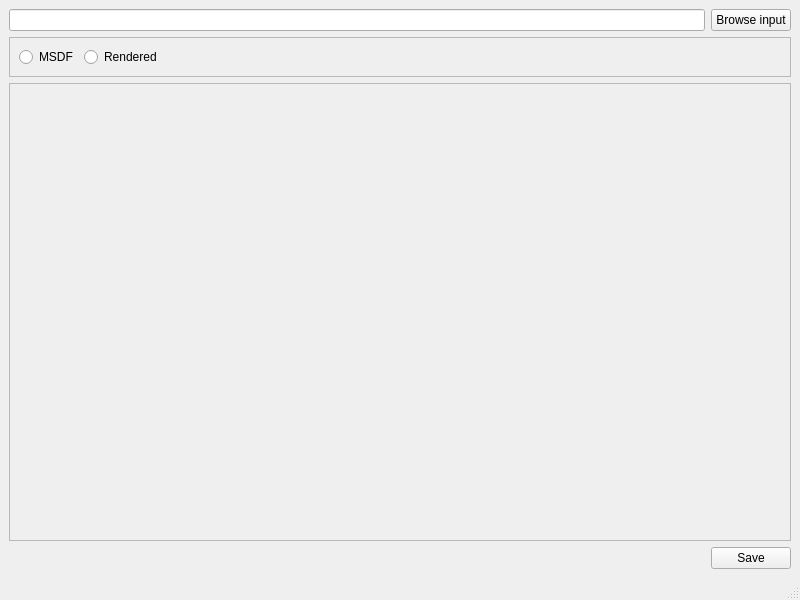
<?xml version="1.0" encoding="UTF-8"?>
<ui version="4.0">
 <class>MainWindow</class>
 <widget class="QMainWindow" name="MainWindow">
  <property name="geometry">
   <rect>
    <x>0</x>
    <y>0</y>
    <width>800</width>
    <height>600</height>
   </rect>
  </property>
  <property name="windowTitle">
   <string>MainWindow</string>
  </property>
  <widget class="QWidget" name="centralwidget">
   <layout class="QVBoxLayout" name="verticalLayout">
    <item>
     <layout class="QHBoxLayout" name="horizontalLayout_2">
      <item>
       <widget class="QLineEdit" name="lineEdit_input"/>
      </item>
      <item>
       <widget class="QPushButton" name="pushButton_browse_input">
        <property name="text">
         <string>Browse input</string>
        </property>
       </widget>
      </item>
     </layout>
    </item>
    <item>
     <widget class="QFrame" name="frame_2">
      <property name="frameShape">
       <enum>QFrame::Shape::StyledPanel</enum>
      </property>
      <property name="frameShadow">
       <enum>QFrame::Shadow::Raised</enum>
      </property>
      <layout class="QHBoxLayout" name="horizontalLayout_3">
       <item>
        <widget class="QRadioButton" name="radioButton_msdf">
         <property name="text">
          <string>MSDF</string>
         </property>
        </widget>
       </item>
       <item>
        <widget class="QRadioButton" name="radioButton_rendered">
         <property name="text">
          <string>Rendered</string>
         </property>
        </widget>
       </item>
       <item>
        <spacer name="horizontalSpacer_2">
         <property name="orientation">
          <enum>Qt::Orientation::Horizontal</enum>
         </property>
         <property name="sizeHint" stdset="0">
          <size>
           <width>40</width>
           <height>20</height>
          </size>
         </property>
        </spacer>
       </item>
      </layout>
     </widget>
    </item>
    <item>
     <widget class="QFrame" name="frame">
      <property name="sizePolicy">
       <sizepolicy hsizetype="Preferred" vsizetype="Expanding">
        <horstretch>0</horstretch>
        <verstretch>0</verstretch>
       </sizepolicy>
      </property>
      <property name="frameShape">
       <enum>QFrame::Shape::StyledPanel</enum>
      </property>
      <property name="frameShadow">
       <enum>QFrame::Shadow::Raised</enum>
      </property>
      <layout class="QVBoxLayout" name="verticalLayout_2">
       <item>
        <widget class="MyImageView" name="widget_view" native="true"/>
       </item>
      </layout>
     </widget>
    </item>
    <item>
     <layout class="QHBoxLayout" name="horizontalLayout">
      <item>
       <spacer name="horizontalSpacer">
        <property name="orientation">
         <enum>Qt::Orientation::Horizontal</enum>
        </property>
        <property name="sizeHint" stdset="0">
         <size>
          <width>40</width>
          <height>20</height>
         </size>
        </property>
       </spacer>
      </item>
      <item>
       <widget class="QPushButton" name="pushButton_save">
        <property name="text">
         <string>Save</string>
        </property>
       </widget>
      </item>
     </layout>
    </item>
   </layout>
  </widget>
  <widget class="QMenuBar" name="menubar">
   <property name="geometry">
    <rect>
     <x>0</x>
     <y>0</y>
     <width>800</width>
     <height>21</height>
    </rect>
   </property>
  </widget>
  <widget class="QStatusBar" name="statusbar"/>
 </widget>
 <customwidgets>
  <customwidget>
   <class>MyImageView</class>
   <extends>QWidget</extends>
   <header>MyImageView.h</header>
   <container>1</container>
  </customwidget>
 </customwidgets>
 <tabstops>
  <tabstop>lineEdit_input</tabstop>
  <tabstop>pushButton_browse_input</tabstop>
  <tabstop>pushButton_save</tabstop>
 </tabstops>
 <resources/>
 <connections/>
</ui>
